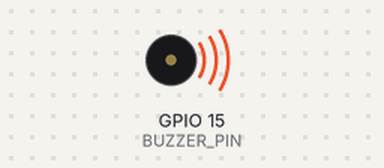
Bench run of a program on a simulated Raspberry Pi (BCM pin numbers). Parts: buzzer (waves = sounding, pin HIGH). What the program prints to the terminal is not drawn. At 6.8 s the program stops and its outputs stay as they are.

Above: at 0.15 s.
At 6.7 s:
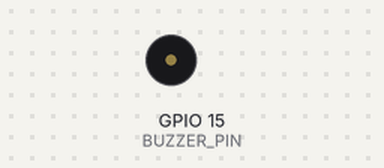
Timing chart, 0 to 8.2 s (numbered marks = the images above):
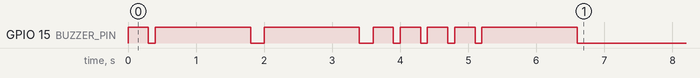

The program:

play_starman.py
```python
import RPi.GPIO as GPIO
import time

BUZZER_PIN = 15  # BCM pin 15

GPIO.setmode(GPIO.BCM)
GPIO.setup(BUZZER_PIN, GPIO.OUT)

# Define rhythm pattern (on duration, off duration)
# Based on the chorus: "There's a starman waiting in the sky..."
pattern = [
    (0.3, 0.1),  # There's
    (1.4, 0.2),  # a
    (1.4, 0.2),   # star-
    (0.3, 0.1),  # man

    (0.3, 0.1),
    (0.3, 0.1),
    (0.3, 0.1),

    (1.4, 0.2),   # star-


]

def play_buzz_rhythm():
    print("?? Buzzer playing: Starman Chorus")
    for on_time, off_time in pattern:
        GPIO.output(BUZZER_PIN, GPIO.HIGH)
        time.sleep(on_time)
        GPIO.output(BUZZER_PIN, GPIO.LOW)
        time.sleep(off_time)

try:
    play_buzz_rhythm()
finally:
    GPIO.cleanup()
    print("All done folks! ??")
```

Measured:
- by itself, GPIO 15 (BUZZER_PIN): LOW → HIGH at 0.00 s, → LOW 0.30 s later, → HIGH 0.10 s later, → LOW 1.4 s later, … (16 changes in this stretch)
